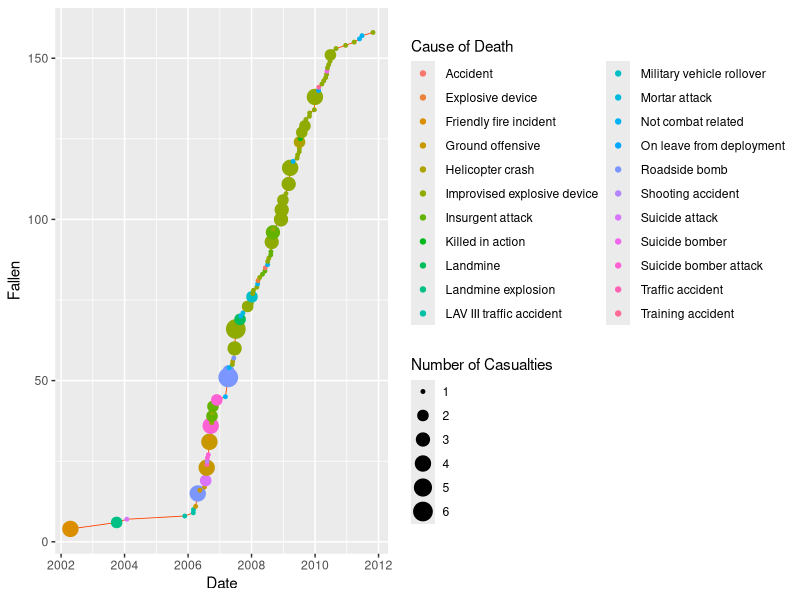
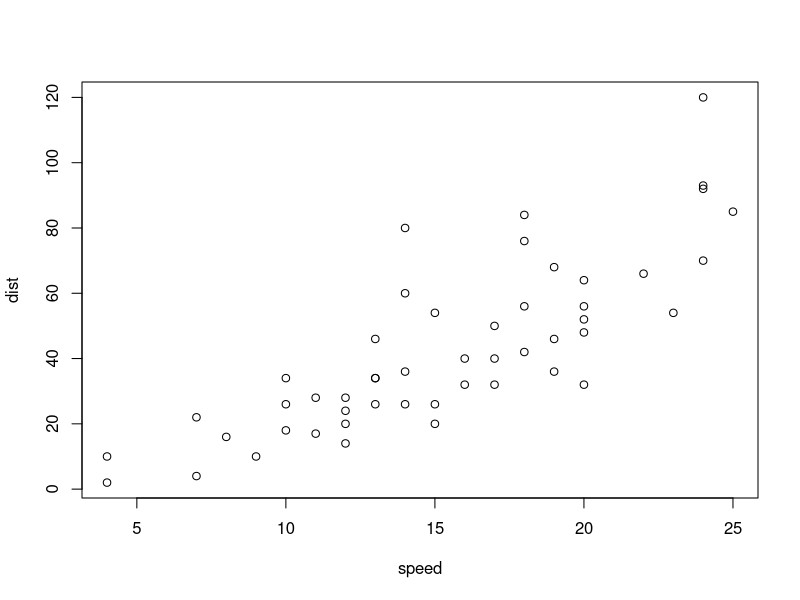

Generate these figures, in order, with R:
## ---- chunk 1
library(Hmisc)
library(plyr)
library(ggplot2)
## ---- chunk 2
fallen <- read.csv("data//fallen.troops.csv")
fallen$rank <- sapply(fallen$rank.and.name,first.word)
fallen$rank <- as.factor(fallen$rank)
fallen$name <- gsub("^.*?\ ","",as.character(fallen$rank.and.name))
fallen <- fallen[,c("rank", "name", "age", "city", "province", "date", "year", "cause.of.death")]
fallen$full.date <- paste(fallen$date, fallen$year, sep=" ")
fallen$full.date <- as.Date(fallen$full.date, " %B %d %Y")
counting.df <- ddply(fallen, ~full.date, summarise, cuantos = length(name), cause = cause.of.death[1])
counting.df$cumsum <- cumsum(counting.df$cuantos)
ggplot(counting.df, aes(x=full.date, y=cumsum)) + 
          geom_line(color="orangered1", size=.3) + 
          geom_point(aes(colour=cause, size=cuantos)) + 
          scale_colour_discrete(name  ="Cause of Death") +
          scale_size_continuous(name  ="Number of Casualties") +
          xlab("Date") + ylab("Fallen")
## ---- chunk 3
plot(cars)
